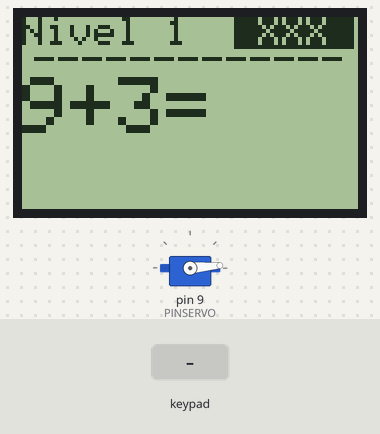
Simulated run of this sketch. Board: Arduino Uno, built with avr-gcc and run on an emulated ATmega328P. Parts: 84×48 one-colour display, servo. The test bench sets the inputs (shaded band). Random numbers use the default seed unless the sketch sets one; what the sketch prints to the serial monitor is not drawn.

Above: at 7.8 s.
7.9 s: keypad keys 5 4 3 2 # pressed 0.4 s apart
At 10.1 s:
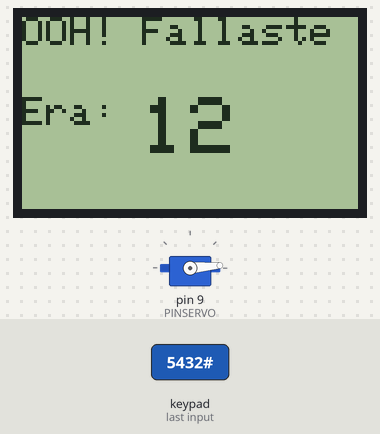
11.4 s: key '1' pressed
14.4 s: key '2' pressed
At 15.1 s:
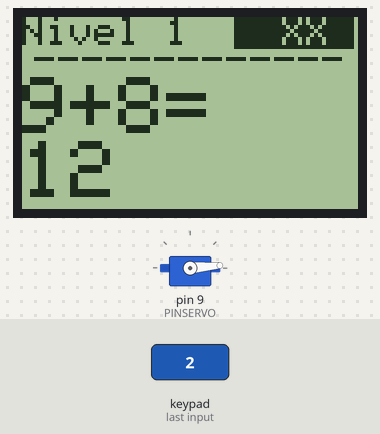
16.2 s: keypad keys 5 4 3 2 pressed 0.4 s apart
At 18.2 s:
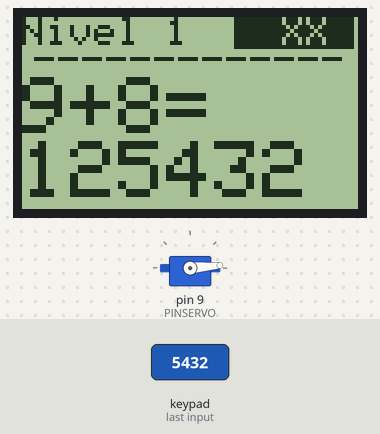
Timing chart, 0 to 19.7 s (numbered marks = the images above; inputs shaded):
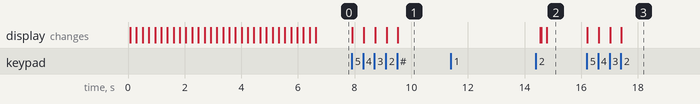

Measured:
- after the input at 7.9 s, the display: first changes at once (image 1 shows a later state)
- after the input at 11.4 s, every drawn part: stays the same
- after the input at 16.2 s, the display: first changes at once (image 3 shows a later state)

The sketch:

candyDispenserMathsGame.ino
```cpp
/*
 * Candy dispenser with a maths game
 *
 * This is a maths game with different levels. It uses a 4x4 keypad.
 *
 * Game:  It shows an operation ('+', '-' or '*') and wait for the result
 *        There are diferent levels:
 *        Level 1 to 5: Only sums of 1 digit numbers
 *        Level 5 to 10: Only subtractions of 1 digit numbers
 *        Level 10 to 15: Only sums of 1 or 2 digit numbers
 *        Level 15 to 20: Only subtraction of 1 or 2 digit numbers
 *        Level 20 to 25: Only multiplication of 1 digit numbers
 *        Level 25 to 30: Only multiplication of 1 or 2 digit numbers
 *        Level 30 or greater: Random operation of 1 or 2 digit numbers
 *
 *        'A', 'B', 'C', 'D', '#', '*' keys enter the player result
 *
 * Wiring:
 *    Keypad rows: pins 2 to 5;
 *    Keypad columns: pins 6 to 8 and A1;
 *    Servo: pin 9;
 *    Nokia5110 LCD: 10 to 13 and A0;
 *
 *
 * @author Rafael Lopez Martinez
 * @date 19 March 2016
 */

#include <Keypad.h>
#include <SPI.h>
#include <Adafruit_GFX.h>
#include <Adafruit_PCD8544.h>
#include <avr/pgmspace.h>
#include <Servo.h>


Servo myservo;  // create servo object to control a servo
// twelve servo objects can be created on most boards

#define PINSERVO 9

// Software SPI (slower updates, more flexible pin options):
// pin 7 - Serial clock out (SCLK)
// pin 6 - Serial data out (DIN)
// pin 5 - Data/Command select (D/C)
// pin 4 - LCD chip select (CS)
// pin 3 - LCD reset (RST)
// Adafruit_PCD8544 display = Adafruit_PCD8544(7, 6, 5, 4, 3);

// Hardware SPI (faster, but must use certain hardware pins):
// SCK is LCD serial clock (SCLK) - this is pin 13 on Arduino Uno
// MOSI is LCD DIN - this is pin 11 on an Arduino Uno
// pin 10 - Data/Command select (D/C)
// pin 12 - LCD chip select (CS)
// pin A0 - LCD reset (RST)
Adafruit_PCD8544 display = Adafruit_PCD8544(10, 12, A0);
// Note with hardware SPI MISO and SS pins aren't used but will still be read
// and written to during SPI transfer.  Be careful sharing these pins!

#define NUMFLAKES 5
#define XPOS 0
#define YPOS 1
#define DELTAY 2


#define LOGO16_GLCD_HEIGHT 16
#define LOGO16_GLCD_WIDTH  24

static const unsigned char PROGMEM logoCaramelo[] =
{ B00000000, B00000000, B00000000,
  B00000000, B00000000, B00000000,
  B00000000, B00000000, B00000000,
  B00000000, B00111100, B00000000,
  B00000000, B11101111, B00000000,
  B10000001, B11011101, B10000001,
  B11100011, B10111011, B11000111,
  B11111011, B01110111, B01011111,
  B11111010, B11101110, B11011111,
  B11100011, B11011101, B11000111,
  B10000001, B10111011, B10000001,
  B00000000, B11110111, B00000000,
  B00000000, B00111100, B00000000,
  B00000000, B00000000, B00000000,
  B00000000, B00000000, B00000000,
  B00000000, B00000000, B00000000 };


const byte ROWS = 4; //four rows
const byte COLS = 4; //three columns
char keys[ROWS][COLS] = {
  {'1','2','3','A'},
  {'4','5','6','B'},
  {'7','8','9','C'},
  {'*','0','#','D'}
};
byte rowPins[ROWS] = {5, 4, 3, 2}; //connect to the row pinouts of the keypad
byte colPins[COLS] = {A1, 8, 7, 6}; //connect to the column pinouts of the keypad

Keypad keypad = Keypad( makeKeymap(keys), rowPins, colPins, ROWS, COLS );

//vars
bool waitResult = false; //flag: el jugador tiene que introducir el resultado
int numberOfErrors = 0; //contador: errores cometidos
int level = 1; //contador: nivel alcanzado
int number1 = 0; //primer numero de la operacion
int number2 = 0; //segundo numero de la operacion
int operation = 1; //1='+'; 2='-'; 3='x';
String resultString = ""; //variable que va almacenando los numero que va pulsando
int servoPos = 5;    // variable to store the servo position

void setup(){
  Serial.begin(9600);
  display.begin();
  randomSeed(analogRead(A5));
  myservo.attach(PINSERVO);  // attaches the servo on pin 9 to the servo object
  myservo.write(servoPos);              // tell servo to go to position in variable 'pos'
  // init done

  // you can change the contrast around to adapt the display
  // for the best viewing!
  display.setContrast(50);

  // display WelcomeScreen
  display.clearDisplay();
  display.setRotation(2);  // rotate 90 degrees counter clockwise, can also use values of 2 and 3 to go further.
  display.setTextSize(1);
  display.setTextColor(BLACK);
  display.setCursor(0,0);
  display.println(" ------------");
  display.println(" SumaCaramelo");
  display.println(" ------------");
  candyFall(logoCaramelo, LOGO16_GLCD_WIDTH, LOGO16_GLCD_HEIGHT);

}

void loop(){
  //if (!waitResult && !pressKey){ //si no estoy esperando por el resultado o por una tecla cualquiera
  if (!waitResult){ //si no estoy esperando por el resultado o por una tecla cualquiera
    if(numberOfErrors < 3){ // si aun me quedan vidas

      //Calculo los numeros y la operacion
      generateOperation();
      generateNumbers();

      printOperation();

      //fijo los flags: esperando por resultado
      waitResult = true;
    }
    else{  //si no me quedan vidas
      display.clearDisplay();
      display.setRotation(2);  // rotate 90 degrees counter clockwise, can also use values of 2 and 3 to go further.
      display.setTextSize(1);
      display.setTextColor(BLACK);
      display.setCursor(0,0);
      display.println("Has fallado 3");
      display.setCursor(20,9);
      display.println("veces!!");
      display.setCursor(5,30);
      display.println("No te quedan");
      display.setCursor(20,39);
      display.println("vidas");
      waitResult = false;
    }
  }
  else{ //si estoy esperando por resultado o por una tecla cualquiera
    char key = keypad.getKey();
    if (key != NO_KEY){//si presiono una tecla

      // Si estoy esperando el resultado
      if (key == '*' ||key == '#' ||key == 'A' ||key == 'B' ||key == 'C' ||key == 'D'){ //si presiono una tecla que no sea numero, confirmo el resultado introducido
        Serial.println();
        //Serial.println(resultString); //debugging
        checkResult(resultString);
        resultString = ""; //limpio la variable para la siguiente operacion
      }

      else{ // Mientras introduzca numeros, los almaceno e imprimo
        resultString += key;
        display.clearDisplay();
        printOperation();
        display.println(resultString);
      }
    }
  }
  display.display();
}

/*
 * Comprueba si el resultado es correcto
 */
void checkResult(String resultString){
  int resultInteger = resultString.toInt();
  int trueResult = 0;

  //calculate trueResult
  switch(operation){ // calcula el resultado correcto dependiendo de la operacion
    case 1:
      trueResult = number1+number2;
      break;
    case 2:
      trueResult = number1-number2;
      break;
    case 3:
      trueResult = number1*number2;
      break;
    default:
      trueResult = number1*number2;
      break;
  }
  if(trueResult == resultInteger){ //si es correcto
    for(int i=0; i<3; i++){
      display.clearDisplay();
      display.println();
      display.display();
      delay(250);
      display.clearDisplay();
      display.setRotation(2);  // rotate 90 degrees counter clockwise, can also use values of 2 and 3 to go further.
      display.setTextSize(1);
      display.setTextColor(BLACK);
      display.setTextSize(1);
      display.setCursor(15,20);
      display.println("Correcto!");
      display.display();
      delay(500);
    }

    // draw a bitmap icon and 'animate' movement
    display.clearDisplay();
    display.setRotation(2);  // rotate 90 degrees counter clockwise, can also use values of 2 and 3 to go further.
    display.setTextSize(1);
    display.setTextColor(BLACK);
    display.setCursor(0,0);
    display.println(" ------------");
    display.println("  Caramelos!");
    display.println(" ------------");

    activateServo();
    candyFall(logoCaramelo, LOGO16_GLCD_WIDTH, LOGO16_GLCD_HEIGHT);

    waitResult = false; //fija el flag: no esta esperando un resultado
    level += 1; //sube un nivel
  }
  else{ //si es incorrecto
    display.clearDisplay();
    display.setTextSize(1);
    display.setTextColor(BLACK);
    display.setCursor(0,0);
    display.println("OOH! Fallaste");
    display.setCursor(0,20);
    display.print("Era: ");
    display.setCursor(30,20);
    display.setTextSize(2);
    display.println(String(trueResult));
    display.display();
    delay(5000);
    waitResult = false; //fija el flag: no esta esperando un resultado
    numberOfErrors += 1; //incrementa el contador de errores
  }
}

/*
 * Genera los numeros segun el nivel alcanzado
 */
void generateNumbers(){
  int maxRandom = 10; //en los 10 primeros niveles: solo numeros de 1 digito (sumas y restas)
  if (level>=10 && level<20){ //del nivel 10 al 20: numeros de 1 o 2 digitos (sumas y restas)
    maxRandom = 100;
  }
  else if (level>=20 && level<25){ //del nivel 20 al 25: solo numeros de 1 (multiplicacion)
    maxRandom = 10;
  }
  else if (level>=25){ //del nivel 25 en adelante: numeros de 1 o 2 digitos (del 25 al 30 multiplicaciones; del 30 en adelante, cualquier operacion)
    maxRandom = 100;
  }
  number1 = random(maxRandom); //genera el numero 1
  number2 = random(maxRandom); //genera el numero 2

  if(operation == 2){ // si es una resta, evitamos resultados negativos obligando a que number2 < number1
    int temp = min(number1,number2);
    number1 = max(number1, number2);
    number2 = temp;
  }
}

/*
 * Genera la operacion segun el nivel alcanzado
 */
void generateOperation(){
  if(level<5){ //del nivel 1 al 5: suma (1 digito)
    operation = 1;
  }else if (level>=5 && level<10){ //del nivel 5 al 10: resta (1 digito)
    operation = 2;
  }
  else if (level>=10 && level<15){ //del nivel 10 al 15: suma (1 o 2 digitos)
    operation = 1;
  }
  else if (level>=15 && level<20){ //del nivel 15 al 20: resta (1 o 2 digitos)
    operation = 2;
  }
  else if (level>=20 && level<30){ //del nivel 20 al 30: multiplicacion (del 20 al 25: 1 digito; del 25 al 30: 1 o 2 digitos)
    operation = 3;
  }
  else if (level > 30){// a partir del nivel 30: operacion random
    operation = random(1,4);
  }
}

void printOperation(){
      //Imprimo la siguiente operacion
      display.clearDisplay();
      display.setRotation(2);  // rotate 90 degrees counter clockwise, can also use values of 2 and 3 to go further.
      display.setTextSize(1);
      display.setTextColor(BLACK);
      display.setCursor(0,0);
      display.print("Nivel ");// imprimo el nivel
      display.print(String(level));
      display.setTextColor(WHITE, BLACK); // 'inverted' text
      display.setCursor(53,0);
      switch(numberOfErrors){ // imprimo las vidas que quedan
        case 0:
          display.println(" XXX ");
          break;
        case 1:
          display.println("  XX ");
          break;
        case 2:
          display.println("   X ");
          break;
        default:
          display.println(" XXX ");
          break;
      }
      display.setTextColor(BLACK);
      display.setCursor(3,7);
      display.println("-------------");
      display.setTextSize(2);

      //imprimo la operacion
      display.print(String(number1));
      switch(operation){
        case 1:
          display.print("+");
          break;
        case 2:
          display.print("-");
          break;
        case 3:
          display.print("x");
          break;
        default:
          display.print("x");
          break;
      }
      display.print(String(number2));
      display.println("=");
}

void candyFall(const uint8_t *bitmap, uint8_t w, uint8_t h) {
  uint8_t icons[NUMFLAKES][3];

  // initialize
  for (uint8_t f=0; f< NUMFLAKES; f++) {
    icons[f][XPOS] = random(display.width());
    icons[f][YPOS] = 20;
    icons[f][DELTAY] = random(5) + 1;

    Serial.print("x: ");
    Serial.print(icons[f][XPOS], DEC);
    Serial.print(" y: ");
    Serial.print(icons[f][YPOS], DEC);
    Serial.print(" dy: ");
    Serial.println(icons[f][DELTAY], DEC);
  }
  int timeVar = 0;
  while (timeVar < 30) {
    timeVar +=1;
    // draw each icon
    for (uint8_t f=0; f< NUMFLAKES; f++) {
      display.drawBitmap(icons[f][XPOS], icons[f][YPOS], logoCaramelo, w, h, BLACK);
    }
    display.display();
    delay(200);

    // then erase it + move it
    for (uint8_t f=0; f< NUMFLAKES; f++) {
      display.drawBitmap(icons[f][XPOS], icons[f][YPOS],  logoCaramelo, w, h, WHITE);
      // move it
      icons[f][YPOS] += icons[f][DELTAY];
      // if its gone, reinit
      if (icons[f][YPOS] > display.height()) {
        icons[f][XPOS] = random(display.width());
        icons[f][YPOS] = 20;
        icons[f][DELTAY] = random(5) + 1;
      }
    }
  }
}

void activateServo(){
  for (servoPos = 5; servoPos <= 180; servoPos += 1) { // goes from 0 degrees to 180 degrees
    // in steps of 1 degree
    myservo.write(servoPos);              // tell servo to go to position in variable 'pos'
    delay(5);                       // waits 15ms for the servo to reach the position
  }
  for (servoPos = 180; servoPos >= 5; servoPos -= 1) { // goes from 180 degrees to 0 degrees
    myservo.write(servoPos);              // tell servo to go to position in variable 'pos'
    delay(5);                       // waits 15ms for the servo to reach the position
  }
}
```
